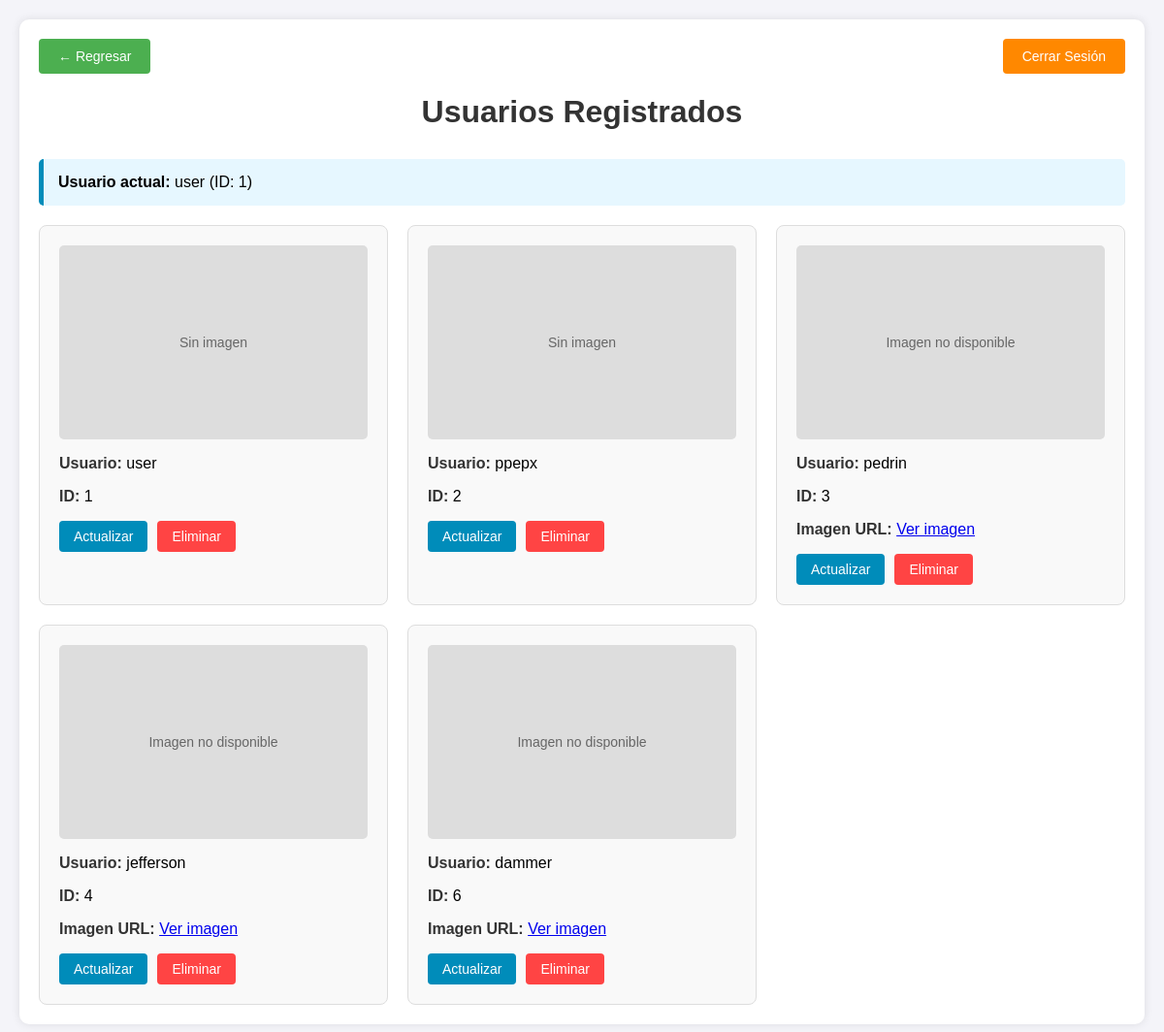
The app's page /usuarios/ (signed in) with its own data.
### miapp/models.py (models this page shows, shortened)
class Practica(models.Model):
    username = models.CharField(max_length=150, unique=True)
    password = models.CharField(max_length=128)
    image_url = models.URLField(max_length=500, blank=True, null=True)

### miapp/views.py (the view)
# urls.py: path("usuarios/", views.usuarios_registrados, name="usuarios_registrados"),
def usuarios_registrados(request):
    if 'usuario_id' not in request.session:
        return redirect('login')
    usuarios = Practica.objects.all()
    usuario_actual = {
        'id': request.session.get('usuario_id'),
        'nombre': request.session.get('usuario_nombre')
    }
    return render(request, 'usuarios.html', {
        'usuarios': usuarios,
        'usuario_actual': usuario_actual
    })

### miapp/templates/usuarios.html (shortened to what this page needs)
<!DOCTYPE html>
<html lang="en">
<head>
</head>
<body>
    <div class="container">
        <div class="header-botones">
            <a href="{% url 'login' %}" class="btn btn-regresar">← Regresar</a>
            <a href="{% url 'logout' %}" class="btn btn-logout">Cerrar Sesión</a>
        </div>
        <h1>Usuarios Registrados</h1>
        <div class="usuario-actual">
            <strong>Usuario actual:</strong> {{ usuario_actual.nombre }} (ID: {{ usuario_actual.id }})
        </div>
        <div class="usuarios-grid">
            {% for usuario in usuarios %}
            <div class="usuario-card">
                {% if usuario.image_url %}
                    <div class="usuario-imagen default-image" style="display: none;">
                        Imagen no disponible
                    </div>
                {% else %}
                    <div class="usuario-imagen default-image">
                        Sin imagen
                    </div>
                {% endif %}
                <div class="usuario-info">
                    <p><strong>Usuario:</strong> {{ usuario.username }}</p>
                    <p><strong>ID:</strong> {{ usuario.id }}</p>
                    {% if usuario.image_url %}
                        <p><strong>Imagen URL:</strong> <a href="{{ usuario.image_url }}" target="_blank">Ver imagen</a></p>
                    {% endif %}
                </div>
                <div class="acciones">
                    <a href="{% url 'actualizar_usuario' usuario.id %}" class="btn btn-actualizar">Actualizar</a>
                    <a href="{% url 'eliminar_usuario' usuario.id %}" class="btn btn-eliminar"
                       onclick="return confirm('¿Estás seguro de eliminar a {{ usuario.username }}?')">
                       Eliminar
                    </a>
                </div>
            </div>
            {% empty %}
            <p style="grid-column: 1 / -1; text-align: center; color: #666;">
                No hay usuarios registrados.
            </p>
            {% endfor %}
        </div>
    </div>
</body>
</html>

### miapp/templates/usuarios.html (style rules this page uses)
body { font-family: Arial, sans-serif; background-color: #f4f4f9; margin: 0; padding: 20px; }
.container { max-width: 1200px; margin: 0 auto; background-color: white; padding: 20px; border-radius: 10px; box-shadow: 0 0 10px rgba(0,0,0,0.1); }
h1 { text-align: center; color: #333; margin-bottom: 30px; }
.usuario-actual { background-color: #e6f7ff; padding: 15px; border-radius: 5px; margin-bottom: 20px; border-left: 5px solid #008CBA; }
.usuarios-grid { display: grid; grid-template-columns: repeat(auto-fill, minmax(300px, 1fr)); gap: 20px; }
.usuario-card { border: 1px solid #ddd; border-radius: 8px; padding: 20px; background-color: #f9f9f9; transition: transform 0.3s; }
.usuario-imagen { width: 100%; height: 200px; object-fit: cover; border-radius: 5px; margin-bottom: 15px; background-color: #eee; }
.default-image { display: flex; align-items: center; justify-content: center; background-color: #ddd; color: #666; font-size: 14px; }
.usuario-info { margin-bottom: 15px; }
.usuario-info strong { color: #333; }
.acciones { display: flex; gap: 10px; margin-top: 15px; }
.btn { padding: 8px 15px; border: none; border-radius: 4px; cursor: pointer; text-decoration: none; font-size: 14px; display: inline-block; }
.btn-eliminar { background-color: #ff4444; color: white; }
.btn-actualizar { background-color: #008CBA; color: white; }
.btn-logout { background-color: #ff8800; color: white; padding: 10px 20px; float: right; }
.btn-regresar { background-color: #4CAF50; color: white; padding: 10px 20px; }
.header-botones { display: flex; justify-content: space-between; margin-bottom: 20px; }

### records on screen
Practica: nombre "user", shows "Sin imagen", username "user", id "1"
Practica: shows "Sin imagen", username "ppepx", id "2"
Practica: username "pedrin", id "3"
Practica: username "jefferson", id "4"
Practica: username "dammer", id "6"

### other values on screen
{{ usuario_actual.id }} "1"
